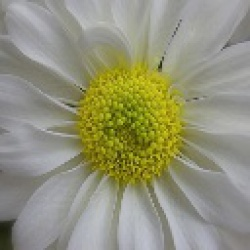
#> input picture pix2pix-ImageDenoising/tensorflow-pix2pix-master/flower_dataset/color_1.jpg, 250 x 250 px, found by its file name; its folder holds only this picture in this run
$ python noisy_img.py
#> lines starting #> are read from the running program, lines starting #| are printed output that depends on the picture
import cv2
import numpy as np
import os
from matplotlib import pyplot as plt

data_dir = r'C:\Users\USER\Desktop\pix2pix-ImageDenoising\tensorflow-pix2pix-master\flower_dataset'
files = os.listdir(data_dir)
print("Outside main")
def noisy(data_dir,mean,var):
	mean = mean
	var = var
	for file in files:
		im = cv2.imread(data_dir + '/' + file)
		im = cv2.resize(im,(250,250),interpolation=cv2.INTER_AREA)

		cv2.imwrite("tensorflow-pix2pix-master\\rose_noisy_dataset\\"+data_dir[:-4]+'.png',noisy)


if __name__ =='__main__':
	#noisy(data_dir,0,0.2)
	for image in files:
		img = cv2.imread(data_dir + '/' + image)
#> img is the input picture: shape (250, 250, 3); mean B, G, R 122, 146.9, 147
		img = cv2.resize(img,(250,250),interpolation=cv2.INTER_AREA)
		cv2.imwrite("tensorflow-pix2pix-master\\rose_250x250_dataset\\"+image[:-4]+'.jpg',img)
		noisy = img + 30*np.random.randn(*img.shape)
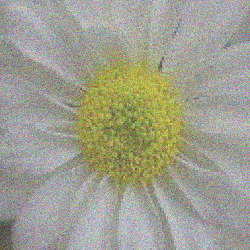
#> noisy: shape (250, 250, 3) float64; mean B, G, R 122, 147.1, 147.1; drawn with min black and max white
		#noisy = np.clip(noisy, 0., 255.)

		cv2.imwrite("tensorflow-pix2pix-master\\rose_noisy_dataset\\"+image[:-4]+'.png',noisy)
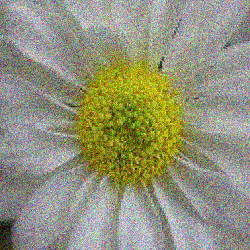
#> saved as color_1.png: shape (250, 250, 3); mean B, G, R 122.9, 147.1, 147.1
	#print("done")

$ run again, on pix2pix-ImageDenoising/tensorflow-pix2pix-master/flower_dataset/color_2.jpg
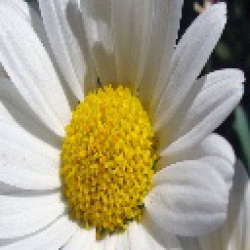
#> input picture pix2pix-ImageDenoising/tensorflow-pix2pix-master/flower_dataset/color_2.jpg, 250 x 250 px, found by its file name
#> img is the input picture: shape (250, 250, 3); mean B, G, R 130.5, 158, 166.2
#> `noisy = img + 30*np.random.randn(*img.shape)`:
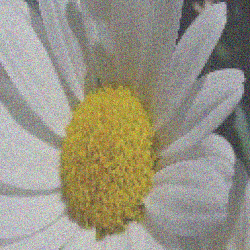
#> noisy: shape (250, 250, 3) float64; mean B, G, R 130.5, 158.2, 166.3; drawn with min black and max white
#> `cv2.imwrite("tensorflow-pix2pix-master\\rose_noisy_dataset\\"+image[:-..`:
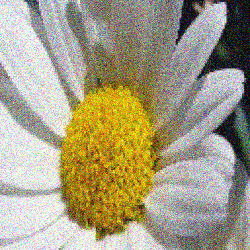
#> saved as color_2.png: shape (250, 250, 3); mean B, G, R 131.1, 157.6, 165.7
